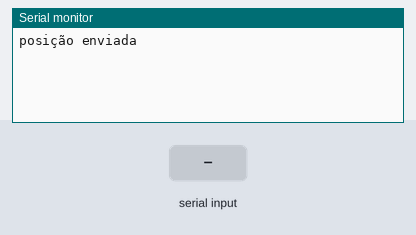
Recording of a sketch running on a simulated Arduino Leonardo, built with avr-gcc and run on an emulated ATmega32U4. On the bench: the last lines printed to the serial monitor. The test bench sets the inputs (shaded band). USB keyboard and mouse output is not drawn.

Above: at 3.2 s.
3.3 s: "^" received over the second serial link
At 4.1 s:
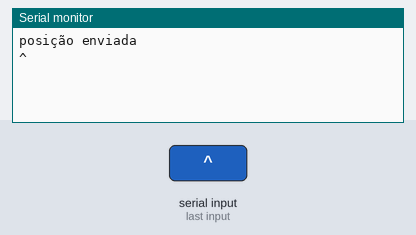
4.8 s: "1" received over the second serial link
At 5.5 s:
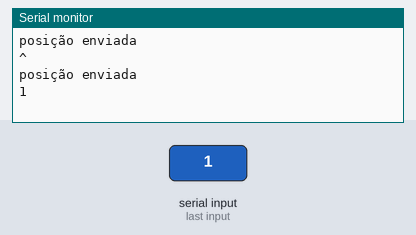

The sketch:

TecladoViaBluetooth.ino
```cpp
#include <Mouse.h>
#include <Keyboard.h>
#include <SoftwareSerial.h>

#define BTtx 8
#define BTrx 9

//https://www.martyncurrey.com/hc-06-hc01-comv2-0/
//https://www.youtube.com/watch?app=desktop&v=s-lzV_RfZoo - para modulo JDY-31

SoftwareSerial BT(BTrx, BTtx);

void setup(){
  pinMode(BTrx, INPUT);
  pinMode(BTtx, OUTPUT);
  BT.begin(9600);
  delay(500);
  Mouse.begin();
  delay(500);
  Keyboard.begin();
  delay(500);
  Serial.begin(9600);
  delay(500);
}
char c =' ';
int count = 0;

void loop(){
  if (count == 0 ){
    delay(1000);
    Mouse.click();
    count++;
    Serial.println("posição enviada");
  }
  if(BT.available()){
    //Serial.print(".");
    c=BT.read();
    if (c == '^'){
      Keyboard.println("");
      Serial.println(c);
      count++;
      if (count>=2){
        count=0;
      }
    }
    else {
      Keyboard.write(c);
      Serial.print(c);
    }
    //count++;
    //if (count==44){
    //  Keyboard.println("");
    //  count=0;

  }
  // if(Serial.available()){
  //   c=Serial.read();
  //   Serial.write(c);
  //   BT.write(c);
  // }
  delay(2);
}
```

Measured:
- after the input at 3.3 s, the serial monitor: prints a new line at once (image 1)
- after the input at 4.8 s, the serial monitor: prints a new line at once (image 2)
